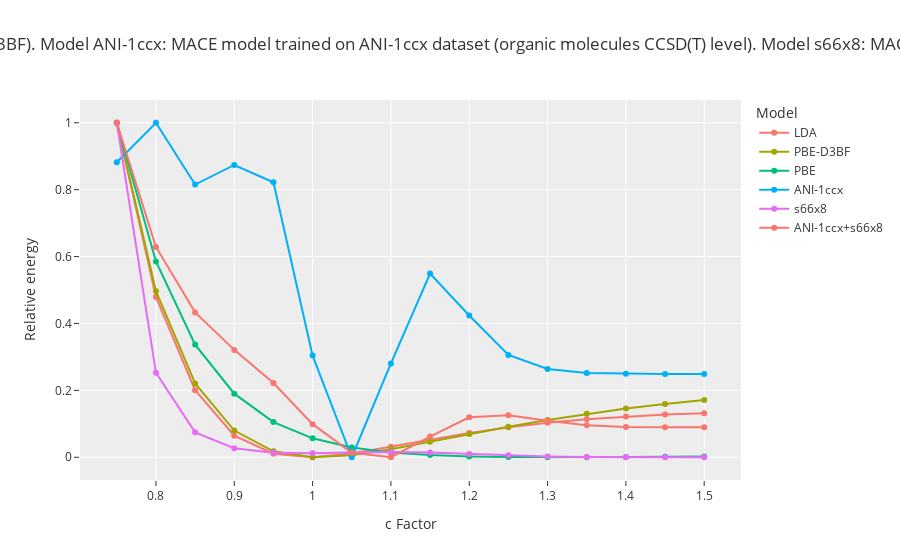

Write notebook code for a chart like this one.
### Code cell
plot.show()

### Figure 1 — Plotly figure (JSON) as saved in the notebook; plotly's stock layout.template omitted (floating-point values rounded to 4 significant figures)
{"data": [{"hovertemplate": "Model=LDA<br>c Factor=%{x}<br>Relative energy=%{y}<extra></extra>", "legendgroup": "LDA", "line": {"color": "#F8766D", "dash": "solid"}, "marker": {"symbol": "circle"}, "mode": "lines+markers", "name": "LDA", "orientation": "v", "showlegend": true, "type": "scatter", "x": [0.75, 0.8, 0.85, 0.9, 0.95, 1, 1.05, 1.1, 1.15, 1.2, 1.25, 1.3, 1.35, 1.4, 1.45, 1.5], "xaxis": "x", "y": [1, 0.4794, 0.2004, 0.06463, 0.01037, 0, 0.01117, 0.03103, 0.05257, 0.07246, 0.08934, 0.1029, 0.1135, 0.1216, 0.1275, 0.1318], "yaxis": "y"}, {"hovertemplate": "Model=PBE-D3BF<br>c Factor=%{x}<br>Relative energy=%{y}<extra></extra>", "legendgroup": "PBE-D3BF", "line": {"color": "#A3A500", "dash": "solid"}, "marker": {"symbol": "circle"}, "mode": "lines+markers", "name": "PBE-D3BF", "orientation": "v", "showlegend": true, "type": "scatter", "x": [0.75, 0.8, 0.85, 0.9, 0.95, 1, 1.05, 1.1, 1.15, 1.2, 1.25, 1.3, 1.35, 1.4, 1.45, 1.5], "xaxis": "x", "y": [1, 0.4965, 0.2208, 0.07987, 0.01771, 0, 0.006075, 0.02376, 0.04608, 0.06929, 0.09146, 0.1117, 0.1297, 0.1456, 0.1593, 0.1711], "yaxis": "y"}, {"hovertemplate": "Model=PBE<br>c Factor=%{x}<br>Relative energy=%{y}<extra></extra>", "legendgroup": "PBE", "line": {"color": "#00BF7D", "dash": "solid"}, "marker": {"symbol": "circle"}, "mode": "lines+markers", "name": "PBE", "orientation": "v", "showlegend": true, "type": "scatter", "x": [0.75, 0.8, 0.85, 0.9, 0.95, 1, 1.05, 1.1, 1.15, 1.2, 1.25, 1.3, 1.35, 1.4, 1.45, 1.5], "xaxis": "x", "y": [1, 0.5854, 0.3367, 0.1901, 0.1051, 0.05666, 0.02947, 0.01449, 0.006464, 0.002404, 0.0005845, 0, 0.0001144, 0.0006006, 0.001233, 0.001871], "yaxis": "y"}, {"hovertemplate": "Model=ANI-1ccx<br>c Factor=%{x}<br>Relative energy=%{y}<extra></extra>", "legendgroup": "ANI-1ccx", "line": {"color": "#00B0F6", "dash": "solid"}, "marker": {"symbol": "circle"}, "mode": "lines+markers", "name": "ANI-1ccx", "orientation": "v", "showlegend": true, "type": "scatter", "x": [0.75, 0.8, 0.85, 0.9, 0.95, 1, 1.05, 1.1, 1.15, 1.2, 1.25, 1.3, 1.35, 1.4, 1.45, 1.5], "xaxis": "x", "y": [0.8818, 1, 0.8153, 0.8737, 0.8221, 0.3039, 0, 0.2803, 0.5493, 0.4238, 0.3059, 0.2637, 0.2519, 0.2494, 0.2491, 0.2491], "yaxis": "y"}, {"hovertemplate": "Model=s66x8<br>c Factor=%{x}<br>Relative energy=%{y}<extra></extra>", "legendgroup": "s66x8", "line": {"color": "#E76BF3", "dash": "solid"}, "marker": {"symbol": "circle"}, "mode": "lines+markers", "name": "s66x8", "orientation": "v", "showlegend": true, "type": "scatter", "x": [0.75, 0.8, 0.85, 0.9, 0.95, 1, 1.05, 1.1, 1.15, 1.2, 1.25, 1.3, 1.35, 1.4, 1.45, 1.5], "xaxis": "x", "y": [1, 0.2527, 0.07439, 0.02691, 0.0137, 0.01179, 0.01385, 0.01534, 0.01388, 0.01, 0.00564, 0.002341, 0.0006204, 8.351e-05, 2.983e-06, 0], "yaxis": "y"}, {"hovertemplate": "Model=ANI-1ccx+s66x8<br>c Factor=%{x}<br>Relative energy=%{y}<extra></extra>", "legendgroup": "ANI-1ccx+s66x8", "line": {"color": "#F8766D", "dash": "solid"}, "marker": {"symbol": "circle"}, "mode": "lines+markers", "name": "ANI-1ccx+s66x8", "orientation": "v", "showlegend": true, "type": "scatter", "x": [0.75, 0.8, 0.85, 0.9, 0.95, 1, 1.05, 1.1, 1.15, 1.2, 1.25, 1.3, 1.35, 1.4, 1.45, 1.5], "xaxis": "x", "y": [1, 0.6288, 0.4331, 0.321, 0.2217, 0.09893, 0.01319, 0, 0.06187, 0.1193, 0.1253, 0.109, 0.09548, 0.09045, 0.08982, 0.08951], "yaxis": "y"}], "layout": {"legend": {"title": {"text": "Model"}, "tracegroupgap": 0}, "title": {"text": "Graphite: relative energy in relation to c factor (multiplier of relaxed c lattice parameter determined with DFT-PBE-D3BF). Model ANI-1ccx: MACE model trained on ANI-1ccx dataset (organic molecules CCSD(T) level). Model s66x8: MACE model trained on s66x8 dataset (organic dimer molecules CCSD(T) level). Model ANI-1ccx+s66x8: trained on both."}, "xaxis": {"anchor": "y", "domain": [0, 1], "title": {"text": "c Factor"}}, "yaxis": {"anchor": "x", "domain": [0, 1], "title": {"text": "Relative energy"}}}}
